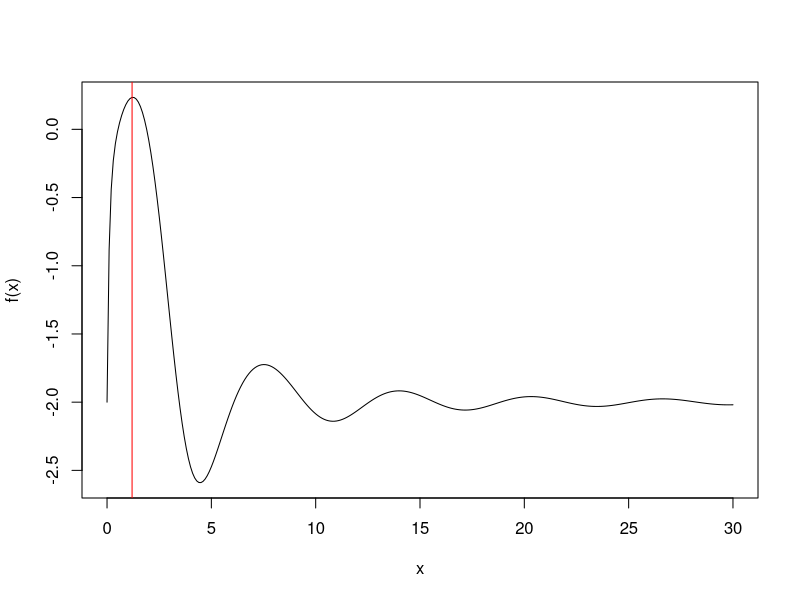
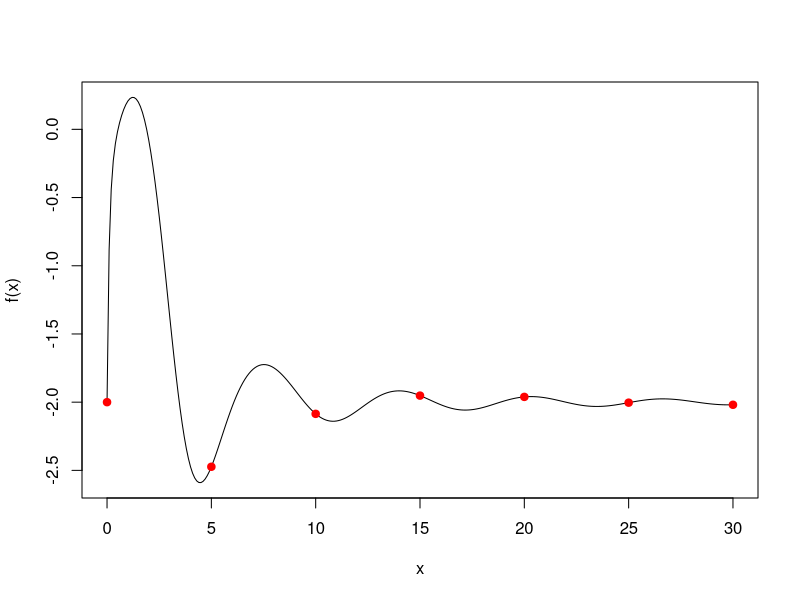

Reproduce these figures in R, in order.
## ---- chunk 1
knitr::opts_chunk$set(echo = FALSE)
## ---- chunk 2
# R version
RNGversion('3.5.1')
## ---- chunk 3
#1.1
f <- function(x){
  return(x^2/exp(x) - 2*exp(-1*(9*sin(x)) / (x^2 + x + 1)))
}

## ---- chunk 4
#1.2
crossover <- function(x,y){
  return((x+y) / 2)
}

## ---- chunk 5
#1.3
mutate <- function(x){
  return(x^2 %% 30)
}
## ---- chunk 6
#4
#4
genetic <- function(maxiter, mutprob){
  #a
  plot(x = seq(0,30,0.1), y = f(seq(0,30,0.1)), type = "l", xlab = "x", ylab = "f(x)")
  abline(v=seq(0,30,0.1)[which.max(f(seq(0,30,0.1)))], col="red" )
  
  #b
  X = seq(0,30,5)
  
  #c
  Values = f(X)
  
  #d
  #set seed
  set.seed(1234567890)
  for (i in 1:maxiter) {
    #i
    parents = match(sample(X, 2),X)
    
    #ii
    victim = order(Values)[1]
    
    #iii
    kid = round(crossover(parents[1],parents[2]))
    p = runif(1)
    if (p < mutprob) {
      kid = mutate(kid)
    }
    
    #iv
    X[victim] = kid
    Values = f(X)
    
    #v
    max = max(Values)
  }
  
  #e
  print(X)
  print(Values)
  plot(x = seq(0,30,0.1), y = f(seq(0,30,0.1)), type = "l", xlab = "x", ylab = "f(x)")
  points(x = X, y = Values, col = "red", pch = 19)
}


## ---- chunk 7
# Just testing no change, i.e. initial population
genetic(1,0)
## ---- chunk 8
# R version
RNGversion('3.5.1')
# Packages

